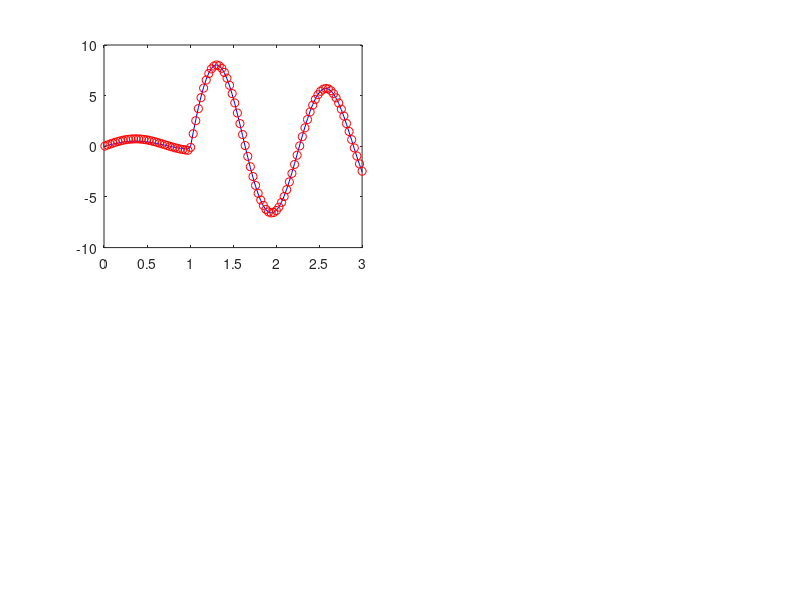

MATLAB code for this plot: (Note: this script raises an error after producing the figure.)
function Practica2_Completa_Corregida()
    clear, clc, close all
    % ---------------------------------------------------------------------
    % CONFIGURACIÓN GLOBAL
    % ---------------------------------------------------------------------
    P.e0 = 1; P.mu0 = 1; P.e1 = 1;
    P.c = 1/sqrt(P.e0*P.mu0);
    P.I0 = 1; 
    P.N = 10; % Densidad de vueltas
    P.R = 1;
    
    fprintf('INICIANDO PRÁCTICA 2 - ANÁLISIS NUMÉRICO DE ENERGÍA\n');
    fprintf('=====================================================\n');
    
    %% --------------------------------------------------------------------
    % EJERCICIO 1: CAMPOS VS DISTANCIA RADIAL
    % --------------------------------------------------------------------
    fprintf('\n>>> EJERCICIO 1: Comparación Espacial (t = pi/8)\n');
    t_target = pi/8;
    rho_vec = linspace(0.01, 3, 100); 
    
    % --- CASO A: w0 = 5 (Radiación) ---
    w0_a = 5;
    [E_ana_5, B_ana_5] = solver_analitico_espacial(rho_vec, t_target, w0_a, P);
    [E_num_5, B_num_5] = solver_numerico_fft_espacial(rho_vec, t_target, w0_a, P, 100, 20); 
    
    % --- CASO B: w0 = 0.01 (Cuasiestático) ---
    w0_b = 0.01; 
    [E_ana_qs, B_ana_qs] = solver_analitico_espacial(rho_vec, t_target, w0_b, P);
    [E_num_qs, B_num_qs] = solver_numerico_fft_espacial(rho_vec, t_target, w0_b, P, 10, 600); 
    
    % GRAFICAR EJERCICIO 1
    fig1 = figure('Name', 'Ejercicio 1: Campos vs Distancia', 'WindowState', 'maximized');
    subplot(2,2,1); plot(rho_vec, E_ana_5, 'b', rho_vec, E_num_5, 'ro'); xline(P.R,'k--');
    title(sprintf('E_\\phi (\\omega_0=%.2f)', w0_a)); legend('Analítico', 'Numérico'); grid on;
    subplot(2,2,2); plot(rho_vec, B_ana_5, 'b', rho_vec, B_num_5, 'ro'); xline(P.R,'k--');
    title(sprintf('B_z (\\omega_0=%.2f)', w0_a)); grid on;
    subplot(2,2,3); plot(rho_vec, E_ana_qs, 'g', rho_vec, E_num_qs, 'mx'); xline(P.R,'k--');
    title(sprintf('E_\\phi (\\omega_0=%.2f)', w0_b)); xlabel('\rho (m)'); grid on;
    subplot(2,2,4); plot(rho_vec, B_ana_qs, 'g', rho_vec, B_num_qs, 'mx'); xline(P.R,'k--');
    title(sprintf('B_z (\\omega_0=%.2f)', w0_b)); xlabel('\rho (m)'); grid on;
    saveas(fig1, 'Ejercicio1_CamposEspaciales.png');

    %% --------------------------------------------------------------------
    % EJERCICIO 2: EVOLUCIÓN TEMPORAL
    % --------------------------------------------------------------------
    fprintf('\n>>> EJERCICIO 2: Evolución Temporal\n');
    w0_3 = 5;
    radios_obs = [0.5, 1.1, 5];
    t_plot = linspace(0, 2*pi/w0_3, 100);
    t_num = 0:0.01:20;
    
    fig2 = figure('Name', 'Ejercicio 2: Evolución Temporal', 'WindowState', 'maximized');
    for k = 1:length(radios_obs)
        r = radios_obs(k);
        [E_t_ana, B_t_ana] = solver_analitico_temporal(r, t_plot, w0_3, P);
        [E_t_num, B_t_num] = solver_numerico_fft_temporal(r, w0_3, t_num, P);
        
        subplot(3, 1, k);
        yyaxis left; plot(t_plot, E_t_ana, 'b-', t_num, E_t_num, 'bo'); ylabel('Campo E');
        yyaxis right; plot(t_plot, B_t_ana, 'r-', t_num, B_t_num, 'rx'); ylabel('Campo B');
        title(sprintf('\\rho = %.1f m', r)); xlim([0, 2*pi/w0_3]); 
        if k==1, legend('E Ana', 'E Num', 'B Ana', 'B Num'); end
    end
    saveas(fig2, 'Ejercicio2_Temporal.png');
    
    %% --------------------------------------------------------------------
    % EJERCICIO 3: ENERGÍA TOTAL ACUMULADA (CASO COSENOIDAL)
    % --------------------------------------------------------------------
    fprintf('\n>>> EJERCICIO 3: Energía Total Acumulada (Cosenoidal - Numérico)\n');
    
    rho_E = linspace(0.01, 3, 50); 
    w_list = [5, 0.01]; 
    Fs = 100; T_sim = 20; 
    t_vec_cos = 0:1/Fs:T_sim-1/Fs;
    
    fig3 = figure('Name', 'Ejercicio 3: Energía Acumulada Cosenoidal', 'WindowState', 'maximized');
    
    for k = 1:length(w_list)
        wk = w_list(k);
        I_cos = P.I0 * cos(wk * t_vec_cos);
        [E_Tot_Rad, E_Tot_In] = calcular_energia_numerica_generica(rho_E, I_cos, t_vec_cos, P);
        
        subplot(length(w_list), 1, k);
        plot(rho_E, E_Tot_Rad, 'b-o', 'LineWidth', 1.5); hold on;
        yline(E_Tot_In, 'g--', 'LineWidth', 2);
        xline(P.R, 'r:', 'Radio Solenoide');
        
        title(sprintf('Energía Total Acumulada (T_{sim}=%ds, \\omega_0=%.2f)', T_sim, wk));
        ylabel('Energía [J/m]');
        legend('E_{radiada}(\rho) (Numérica)', 'E_{entrada} (Numérica)', 'Location', 'best');
        if k == length(w_list), xlabel('Radio \rho (m)'); end
        grid on;
    end
    saveas(fig3, 'Ejercicio3_EnergiaCoseno.png');
    
    %% --------------------------------------------------------------------
    % EJERCICIO 4: PULSO GAUSSIANO (ENERGÍA TOTAL)
    % --------------------------------------------------------------------
    fprintf('\n>>> EJERCICIO 4: Pulso Gaussiano\n');
    w0_g = 5; gamma = 1/(2*w0_g);
    Fs = 100; T_sim = 40; t_vec = 0:1/Fs:T_sim-1/Fs; t_center = 10; 
    I_gauss = P.I0 * cos(w0_g*(t_vec - t_center)) .* exp(-gamma * (t_vec - t_center).^2);
    
    rho_g = linspace(0.1, 5, 50);
    [E_Tot_Rad_G, E_Tot_In_G] = calcular_energia_numerica_generica(rho_g, I_gauss, t_vec, P);
    
    fig4 = figure('Name', 'Ejercicio 4: Energía Gaussiana', 'WindowState', 'maximized');
    subplot(2,1,1); plot(t_vec, I_gauss, 'k'); title('Corriente I(t)'); xlim([5 15]); grid on;
    subplot(2,1,2); plot(rho_g, E_Tot_Rad_G, 'b-o', 'LineWidth', 1.5); hold on;
    yline(E_Tot_In_G, 'g--', 'LineWidth', 2); xline(P.R, 'r--');
    title('Energía Total Acumulada [J/m]'); legend('E_{radiada}(\rho)', 'E_{entrada}'); grid on;
    saveas(fig4, 'Ejercicio4_EnergiaGauss.png');
    
    % Surf
    fprintf('    Calculando surf...\n');
    rho_surf = linspace(0.1, 4, 30); [R_m, T_m] = meshgrid(rho_surf, t_vec);
    E_mat = zeros(size(T_m));
    for i=1:length(rho_surf), [E_mat(:,i), ~] = solver_numerico_fft_temporal_arbitraria(rho_surf(i), I_gauss, t_vec, P); end
    fig5 = figure; surf(R_m, T_m, E_mat); shading interp; view([45 45]);
    title('Campo E (Gaussiano)'); xlabel('\rho'); ylabel('t');
    saveas(fig5, 'Ejercicio4_Surf.png');
    
    %% --------------------------------------------------------------------
    % EJERCICIO 5: ANÁLISIS DE ERROR (NUMÉRICO VS ANALÍTICO)
    % --------------------------------------------------------------------
    fprintf('\n>>> EJERCICIO 5: Análisis de Error Relativo\n');
    % Utilizamos los datos calculados en el Ejercicio 1 (t = pi/8)
    
    % Definición de función anónima para error relativo con protección de división por cero
    % Error = |Num - Ana| / (|Ana| + epsilon)
    calc_error = @(ana, num) abs(num - ana) ./ (abs(ana) + 1e-15);
    
    % Calculamos errores para Caso A (w=5)
    Err_E_5 = calc_error(E_ana_5, E_num_5);
    Err_B_5 = calc_error(B_ana_5, B_num_5);
    
    % Calculamos errores para Caso B (w=0.01)
    Err_E_qs = calc_error(E_ana_qs, E_num_qs);
    Err_B_qs = calc_error(B_ana_qs, B_num_qs);
    
    fig6 = figure('Name', 'Ejercicio 5: Errores Relativos', 'WindowState', 'maximized');
    
    % Subplot 1: Error E (w=5)
    subplot(2,2,1);
    semilogy(rho_vec, Err_E_5, 'r-', 'LineWidth', 1.5);
    title('Error Relativo E_\phi (\omega_0=5)');
    ylabel('Error Relativo'); grid on; xline(P.R, 'k--');
    
    % Subplot 2: Error B (w=5)
    subplot(2,2,2);
    semilogy(rho_vec, Err_B_5, 'r-', 'LineWidth', 1.5);
    title('Error Relativo B_z (\omega_0=5)');
    ylabel('Error Relativo'); grid on; xline(P.R, 'k--');
    
    % Subplot 3: Error E (w=0.01)
    subplot(2,2,3);
    semilogy(rho_vec, Err_E_qs, 'm-', 'LineWidth', 1.5);
    title('Error Relativo E_\phi (\omega_0=0.01)');
    ylabel('Error Relativo'); xlabel('\rho (m)'); grid on; xline(P.R, 'k--');
    
    % Subplot 4: Error B (w=0.01)
    subplot(2,2,4);
    semilogy(rho_vec, Err_B_qs, 'm-', 'LineWidth', 1.5);
    title('Error Relativo B_z (\omega_0=0.01)');
    ylabel('Error Relativo'); xlabel('\rho (m)'); grid on; xline(P.R, 'k--');
    
    saveas(fig6, 'Ejercicio5_Errores.png');
    
    fprintf('\n>>> PRÁCTICA FINALIZADA.\n');
end

%% ========================================================================
%  FUNCIONES DE CÁLCULO
%  ========================================================================

function [E_rad_total, E_in_total] = calcular_energia_numerica_generica(rho_vec, I_t, t_vec, P)
    % Esta función calcula numéricamente la energía total integrada en el tiempo
    % para CUALQUIER forma de onda de corriente I_t (Coseno, Gaussiana, etc.)
    
    Fs = 1/(t_vec(2)-t_vec(1));
    I_w = fft(I_t);
    L = length(t_vec);
    w_vec = 2*pi * (0:L-1)*(Fs/L);
    half = floor(L/2);
    w_vec(half+1:end) = w_vec(half+1:end) - 2*pi*Fs;
    dt = 1/Fs;
    
    % 1. Energía de Entrada (Trabajo de la fuente)
    [He_s, ~] = get_tf(P.R, w_vec, P);
    % Fem inducida en superficie
    E_surf_t = real(ifft(He_s .* I_w)); 
    % Potencia inst = - J * E (J = N*I)
    P_in_t = -real(P.N * I_t) .* E_surf_t * (2*pi*P.R);
    E_in_total = sum(P_in_t) * dt;
    
    % 2. Energía Radiada (Salida) vs rho
    E_rad_total = zeros(size(rho_vec));
    for i = 1:length(rho_vec)
        r = rho_vec(i);
        [He, Hb] = get_tf(r, w_vec, P);
        
        E_t = real(ifft(He .* I_w));
        B_t = real(ifft(Hb .* I_w));
        
        % Vector de Poynting Instantáneo S(t) = 1/mu0 * E*B
        S_t = (1/P.mu0) * E_t .* B_t;
        
        % Energía acumulada = Integral(S dt) * Area
        E_rad_total(i) = sum(S_t) * dt * (2*pi*r);
    end
end

% --- SOLVER NUMÉRICO ESPACIAL (CORREGIDO) ---
function [E_val, B_val] = solver_numerico_fft_espacial(rho_vec, t_target, w0, P, Fs, T_sim)
    t_vec = 0:1/Fs:T_sim-1/Fs;
    I_t = P.I0 * cos(w0 * t_vec);
    I_w = fft(I_t);
    L = length(t_vec);
    f = (0:L-1)*(Fs/L);
    w_vec = 2*pi * f;
    half = floor(L/2);
    w_vec(half+1:end) = w_vec(half+1:end) - 2*pi*Fs;
    
    [~, idx] = min(abs(t_vec - t_target));
    E_val = zeros(size(rho_vec)); 
    B_val = zeros(size(rho_vec));
    
    for i = 1:length(rho_vec)
        [He, Hb] = get_tf(rho_vec(i), w_vec, P);
        
        % Cálculo correcto: IFFT completa, luego extraer índice
        E_full_t = real(ifft(He .* I_w));
        B_full_t = real(ifft(Hb .* I_w));
        
        E_val(i) = E_full_t(idx);
        B_val(i) = B_full_t(idx);
    end
end

% --- MOTORES DE CÁLCULO RESTANTES ---
function [E, B] = solver_analitico_espacial(rho, t, w, P)
    k0 = w*sqrt(P.mu0*P.e0);
    for i = 1:length(rho)
        r = rho(i);
        W = P.R * ( k0*besselj(1, k0*P.R)*besselh(0,1,k0*P.R) - k0*besselj(0,k0*P.R)*besselh(1,1,k0*P.R) );
        if r <= P.R
           G = -P.R*besselh(1,1,k0*P.R)*besselj(1,k0*r)/W; dG = (-P.R*besselh(1,1,k0*P.R)/W)*besselj(0,k0*r)*k0;
        else
           G = -P.R*besselj(1,k0*P.R)*besselh(1,1,k0*r)/W; dG = (-P.R*besselj(1,k0*P.R)/W)*besselh(0,1,k0*r)*k0;
        end
        E_c = 1i*w*P.mu0*P.N*P.I0*G; B_c = P.mu0*P.N*P.I0*dG;
        E(i) = real(E_c*exp(1i*w*t)); B(i) = real(B_c*exp(1i*w*t));
    end
end
function [E_t, B_t] = solver_numerico_fft_temporal(r, w0, t_vec, P)
    Fs=1/(t_vec(2)-t_vec(1)); I_t=P.I0*cos(w0*t_vec); [He, Hb]=get_tf_vec(r, t_vec, P);
    E_t=real(ifft(He.*fft(I_t))); B_t=real(ifft(Hb.*fft(I_t)));
end
function [E_t, B_t] = solver_numerico_fft_temporal_arbitraria(r, I_t, t_vec, P)
    [He, Hb]=get_tf_vec(r, t_vec, P); E_t=real(ifft(He.*fft(I_t))); B_t=real(ifft(Hb.*fft(I_t)));
end
function [E,B] = solver_analitico_temporal(r, t_vec, w, P)
    E=zeros(size(t_vec)); B=zeros(size(t_vec));
    for k=1:length(t_vec), [E(k),B(k)]=solver_analitico_espacial(r, t_vec(k), w, P); end
end
function [He, Hb] = get_tf_vec(r, t_vec, P)
    Fs=1/(t_vec(2)-t_vec(1)); L=length(t_vec); w_vec=2*pi*(0:L-1)*(Fs/L); 
    half=floor(L/2); w_vec(half+1:end)=w_vec(half+1:end)-2*pi*Fs;
    [He, Hb]=get_tf(r, w_vec, P);
end
function [He, Hb] = get_tf(r, w_vec, P)
    wa=abs(w_vec)+eps; k=wa*sqrt(P.mu0*P.e0); W=P.R*(k.*besselj(1,k*P.R).*besselh(0,1,k*P.R)-k.*besselj(0,k*P.R).*besselh(1,1,k*P.R));
    if r<=P.R, G=-P.R*besselh(1,1,k*P.R).*besselj(1,k*r)./W; dG=(-P.R*besselh(1,1,k*P.R)./W).*besselj(0,k*r).*k;
    else, G=-P.R*besselj(1,k*P.R).*besselh(1,1,k*r)./W; dG=(-P.R*besselj(1,k*P.R)./W).*besselh(0,1,k*r).*k; end
    He=1i*wa*P.mu0*P.N.*G; Hb=P.mu0*P.N*dG;
    neg=w_vec<0; He(neg)=conj(He(neg)); Hb(neg)=conj(Hb(neg));
end
